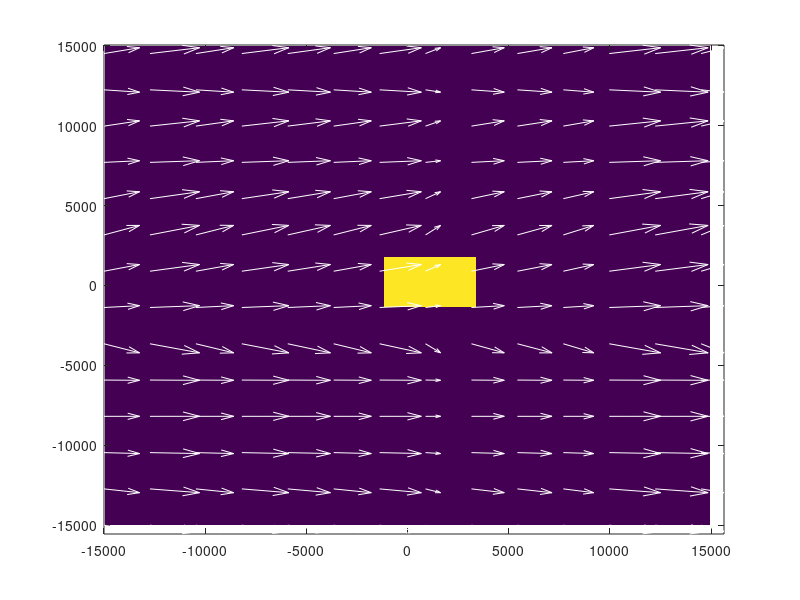
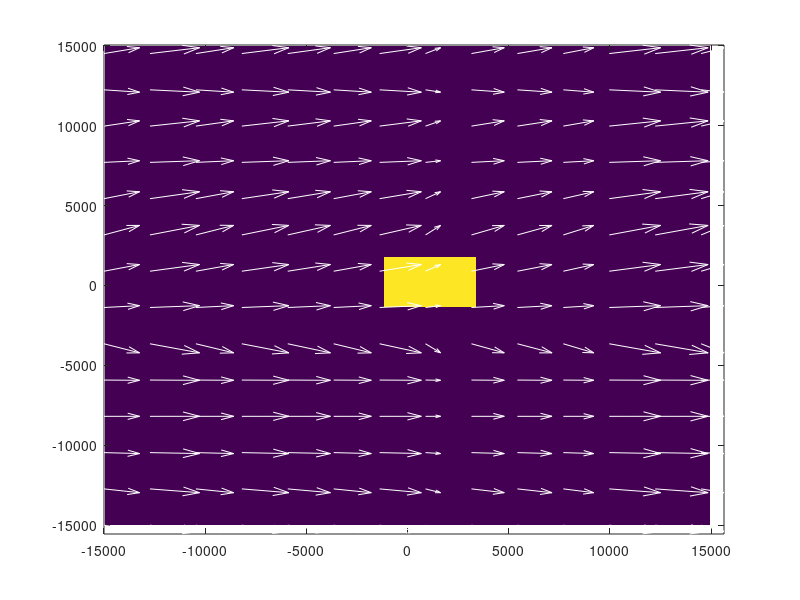
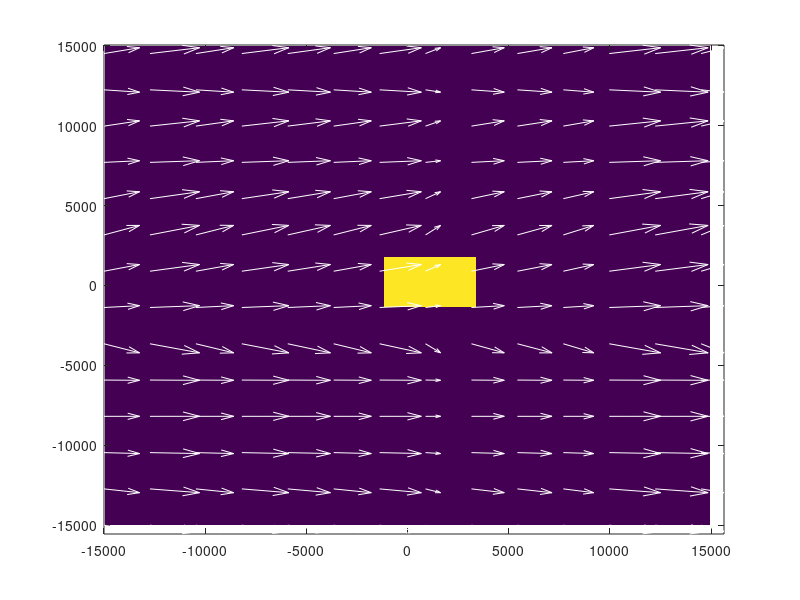
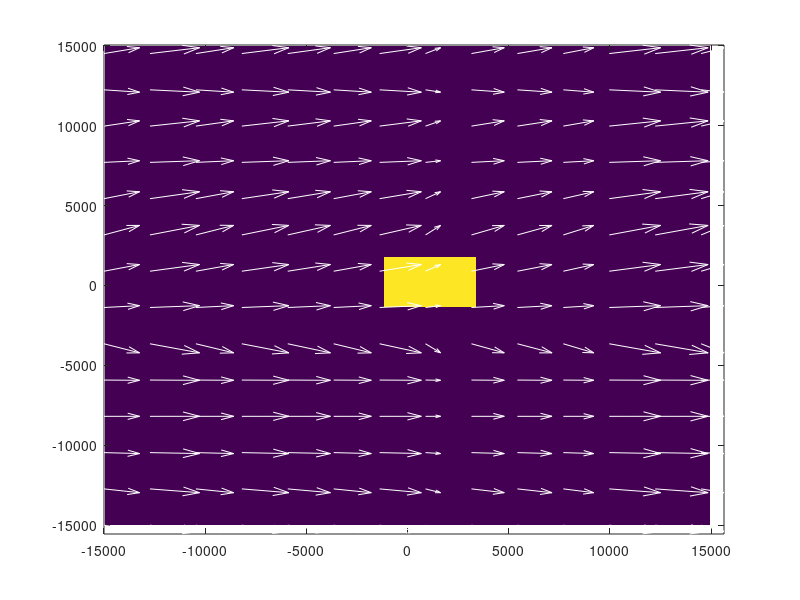

Reproduce these figures in MATLAB, in order.
%% Wind field creation 
clear;
close all;

dr = 227;
[x, y] = meshgrid(-15e3:dr:15e3,  -15e3:dr:15e3);

%% velocity model ground truth

[u, v] = meshgrid(normrnd(4, 1, [size(x, 1) 1]), normrnd(0, 1, [size(x, 1) 1])); 

V = sqrt(abs(u).^2 + abs(v).^2);

%% Reflectivity ground truth

Nx = size(x, 1); Ny = size(y, 2);

%% cloud1

x1 = 3000;
y1 = 1000;

x2 = -1000;
y2 = -900;

e = 0.8; 

a = 1/2*sqrt((x2-x1)^2+(y2-y1)^2);
b = a*sqrt(1-e^2);
t = linspace(0,2*pi, 2000);
Xe = a*cos(t);
Ye = b*sin(t);
w = atan2(y2-y1,x2-x1);

xe = (x1+x2)/2 + Xe*cos(w) - Ye*sin(w);
ye = (y1+y2)/2 + Xe*sin(w) + Ye*cos(w);

for i = 1:length(xe)

    [~, idx(i)] = min(abs(x(1, :) - xe(i)));
    [~, idy(i)] = min(abs(y(:, 1) - ye(i)));
end

refx_ = zeros(size(x));
refx_(idy, idx) = 1;


figure;

h = pcolor(x, y, refx_);
set(h,'ZData',-1+zeros(size(refx_))); hold on;  shading flat; 
ed = 10;
quiver(x(1:ed:end, 1:ed:end), y(1:ed:end, 1:ed:end), u(1:ed:end, 1:ed:end), v(1:ed:end, 1:ed:end), 'w');


%% variation with time

Nt = 10;

for i = 1:Nt
    
    [~, idx1t] = min(abs(x(1, :) - x1));
    [~, idy1t] = min(abs(y(:, 1) - y1));
    
    x1 = x1 + u(1, idx1t) * i;
    y1 = y1 + v(idy1t, 1) * i;
    
    [~, idx2t] = min(abs(x(1, :) - x2));
    [~, idy2t] = min(abs(y(:, 1) - y2));
    
    x2 = x2 + u(1, idx2t) * i;
    y2 = y2 + v(idy2t, 1) * i;
    
    
    e = 0.8; 

    a = 1/2*sqrt((x2-x1)^2+(y2-y1)^2);
    b = a*sqrt(1-e^2);
    t = linspace(0,2*pi, 2000);
    Xe = a*cos(t);
    Ye = b*sin(t);
    w = atan2(y2-y1,x2-x1);

    xe = (x1+x2)/2 + Xe*cos(w) - Ye*sin(w);
    ye = (y1+y2)/2 + Xe*sin(w) + Ye*cos(w);

    for k = 1:length(xe)

        [~, idx(k)] = min(abs(x(1, :) - xe(k)));
        [~, idy(k)] = min(abs(y(:, 1) - ye(k)));
    end

    refx_ = zeros(size(x));
    refx_(idy, idx) = 1;


    figure;

    h = pcolor(x, y, refx_);
    set(h,'ZData',-1+zeros(size(refx_))); hold on;  shading flat; 
    ed = 10;
    quiver(x(1:ed:end, 1:ed:end), y(1:ed:end, 1:ed:end), u(1:ed:end, 1:ed:end), v(1:ed:end, 1:ed:end), 'w');

end

%% radar

r = sqrt(x.^2 + y.^2);
phi = angle(x + 1j .* y);






